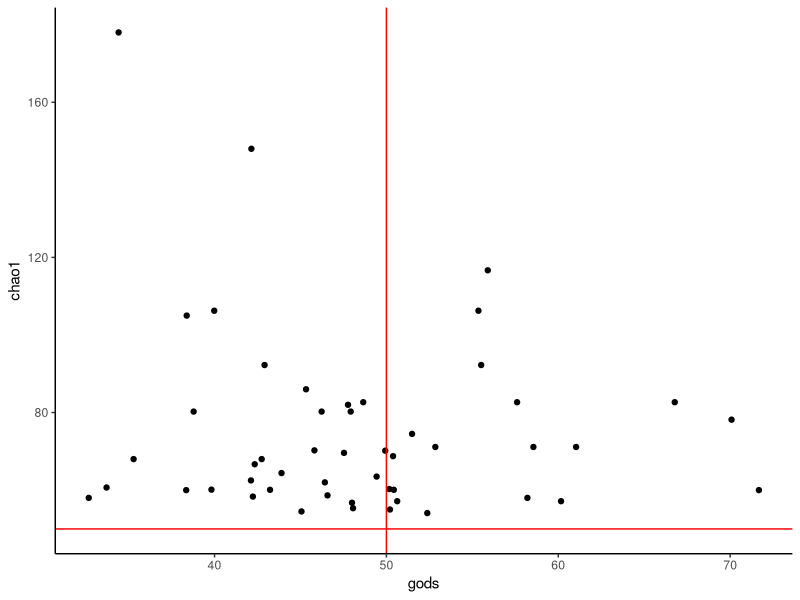
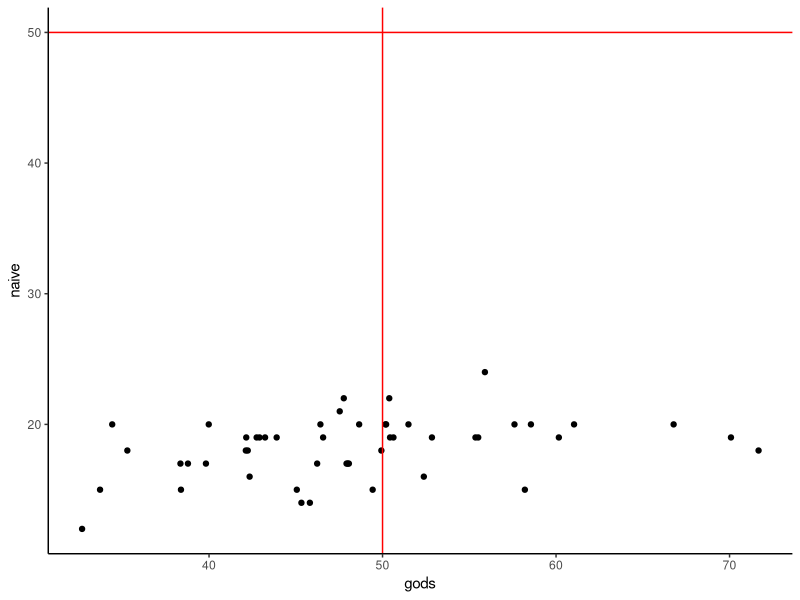
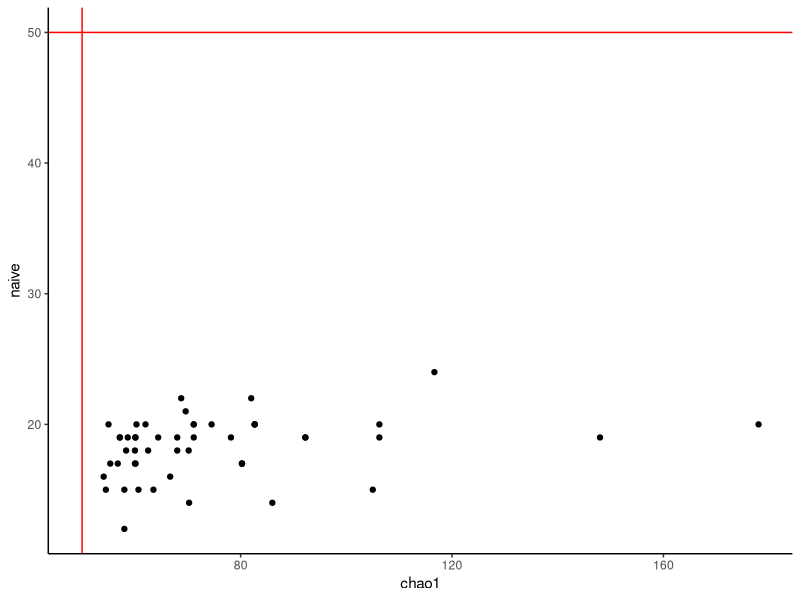

Recreate these plots in R, in order.
# script to test god's unbiased rarity estimator on simluated community data
library(tidyverse)
#a couple useful diversity estimators

#Now make GUE (God's Unbiased Estimator)
GUE<-function(freqs, true_p,l){
    ifelse((l==0),
           exp(sum(freqs*log(1/true_p))/sum(freqs)),
           (sum(freqs*(1/true_p)^l))^(1/l)
    )
}
#Chao1, with her own weird thing for no doubletons
c1<-function(x){length(x>0)+ifelse(
    sum(x==2)>0,
    sum(x==1)^2/(sum(x==2)*2),
    sum(x==1)*(sum(x==1)-1)/2)}

#do reps times to test bias, store to a list
reps<-50
#number of true species
S<-50
#number of individuals in sample
N<-30
l<-1

out<-vector("list", reps)

out<-map_dfr(lapply(1:reps, function(x){
#make a lognormal SAD with S species

a<-exp(rnorm(S))
true_p=a/sum(a)

#Sample N from it to get observations

obs_namelist<-sample(1:S, size=N, replace=T, prob=a)
freqs<-unlist(lapply(1:S, function(x){length(which(obs_namelist==x))}))


true<-GUE(true_p, true_p, l)
gods<-GUE(freqs/sum(freqs), true_p, l)   
naive<-GUE((freqs/sum(freqs))[freqs/sum(freqs)!=0],(freqs/sum(freqs))[freqs/sum(freqs)!=0],l)
chao1<-c1(freqs)



return(data.frame(true, gods, naive, chao1, S, l, N))
}), rbind)


plot_ests<-function(df, e1, e2){(df %>% ggplot(aes(x=get(e1), y=get(e2)))
    +geom_point()
    +labs(x=e1, y=e2)
    +geom_hline(yintercept=S, color="red")
    +geom_vline(xintercept=S, color="red")
    +theme_classic())
}

plot_ests(out, "gods", "chao1")
plot_ests(out, "gods", "naive")
plot_ests(out, "chao1", "naive")
